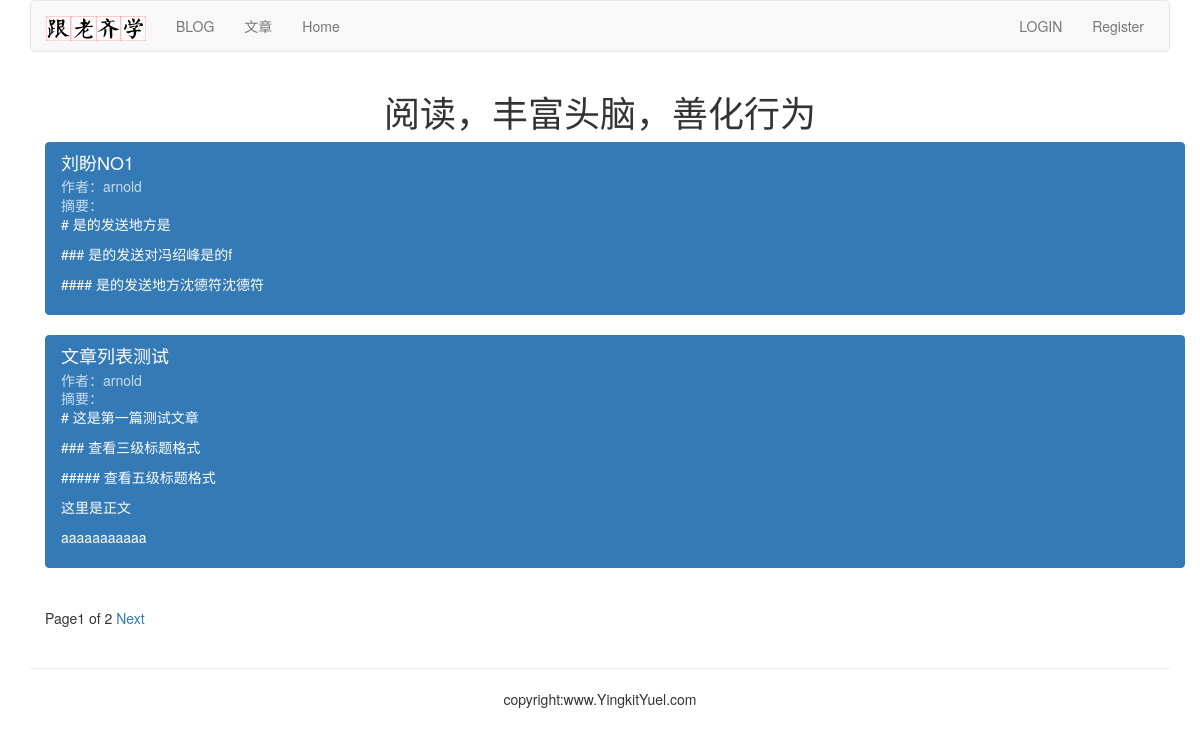
The page /article/list-article-titles/ on the database its author committed.
### article/models.py (models this page shows, shortened)
class ArticlePost(models.Model):
    author = models.ForeignKey(User, on_delete=models.CASCADE, related_name='article')
    title = models.CharField(max_length=200)
    slug = models.SlugField(max_length=500)
    column = models.ForeignKey(ArticleColumn, on_delete=models.CASCADE, related_name= 'article_column')
    body = models.TextField()
    created = models.DateTimeField(default=timezone.now)
    updated = models.DateTimeField(auto_now=True)
    class Meta:
        ordering = ('-updated',)
        index_together = (('id', 'slug'),)
    def get_url_path(self):
        return reverse('article:article_content', args=[self.id, self.slug])

### article/list_views.py (the view)
# urls.py: path('list-article-titles/', list_views.article_titles, name = 'article_titles'),
def article_titles(request):
    article_title = ArticlePost.objects.all()
    paginator = Paginator(article_title, 2)
    page = request.GET.get('page')
    try:
        current_page = paginator.page(page)
        articles = current_page.object_list
    except PageNotAnInteger:
        current_page = paginator.page(1)
        articles = current_page.object_list
    except EmptyPage:
        current_page = paginator.page(paginator.num_pages)
        articles = current_page.object_list
    return render(request, 'article/list/article_titles.html', {'articles': articles, 'page': current_page})

### templates/article/list/article_titles.html (shortened to what this page needs)
{% extends 'base.html' %}
{% block content %}
    <div class="row text-center vertical-middle-sm">
        <h1>阅读，丰富头脑，善化行为</h1>
    </div>
    <div class="container">
        {% for article in articles %}
            <div class="list-group">
                <a href="{{ article.get_url_path }}" class="list-group-item active">
                    <h4 class="list-group-item-heading">{{ article.title }}</h4>
                    <p class="list-group-item-text">作者：{{ article.author.username}}</p>
                    <p class="list-group-item-text">摘要：{{ article.body|slice:'70'|linebreaks }}</p>
                </a>
            </div>
        {% endfor %}
    {% include 'article/column/paginator.html' %}
    </div>
{% endblock %}

### rows shown on the page
ArticlePost: title "刘盼NO1", author.username "arnold", body "# 是的发送地方是 ### 是的发送对冯绍峰是的f #### 是的发送地方沈德符沈德符"
ArticlePost: title "文章列表测试", author.username "arnold", body "# 这是第一篇测试文章 ### 查看三级标题格式 ##### 查看五级标题格式 这里是正文 aaaaaaaaaaa"

### other values the page prints
{{ page.number }} "1"
{{ page.paginator.num_pages }} "2"
